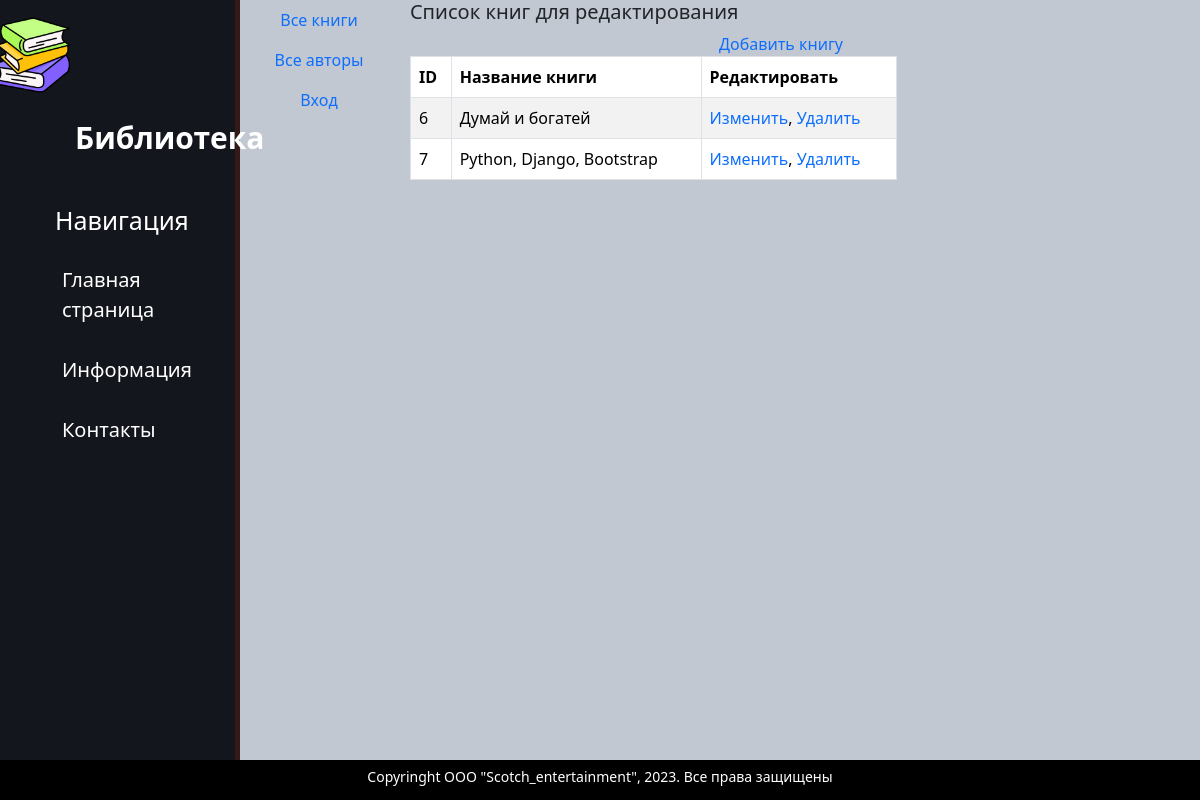
The page /edit_books/ on the database as committed earlier.
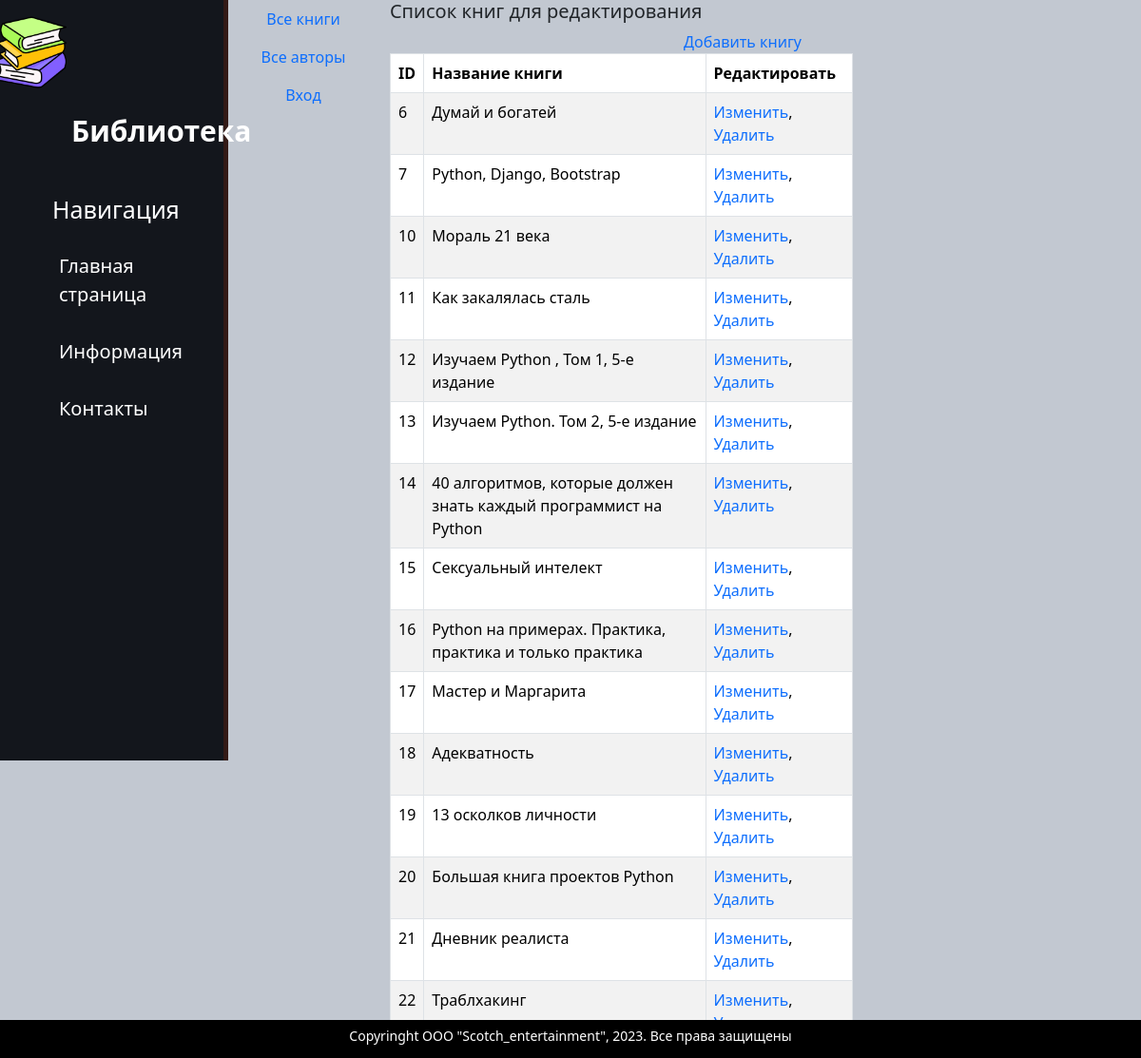
The same page on the database as committed later.
### catalog/models.py (models this page shows, shortened)
class Book(models.Model):
    title = models.CharField(max_length=200,
                             help_text="Введите название книги",
                             verbose_name="Название книги")
    genre = models.ForeignKey('Genre',
                              on_delete=models.CASCADE,
                              help_text="Выберите жанр для книги",
                              verbose_name="Жанр книги", null=True)
    language = models.ForeignKey('Language',
                                 on_delete=models.CASCADE,
                                 help_text="Выберите язык книги",
                                 verbose_name="Язык книги", null=True)
    publisher = models.ForeignKey('Publisher',
                                  on_delete=models.CASCADE,
                                  help_text="Выберите издательство",
                                  verbose_name="Издательство", null=True)
    year = models.CharField(max_length=4,
                            help_text="Введите год издания",
                            verbose_name="Год издания")
    author = models.ManyToManyField('Author',
                                    help_text="Выберите автора (авторов",
                                    verbose_name="Автор (авторы) книги")
    summary = models.TextField(max_length=1000,
                               help_text="Введите краткое описание книги",
                               verbose_name="Аннотация книги")
    isbn = models.CharField(max_length=13,
                            help_text="Должно содержать 13 символов",
                            verbose_name="ISBN книги")
    price = models.DecimalField(decimal_places=2, max_digits=7,
                                help_text="Введите цену книги",
                                verbose_name="Цена (руб.)")
    photo = models.ImageField(upload_to='images',
                              help_text="Введите изображение обложки",
                              verbose_name="Изображение обложки")
    def display_author(self):
        return ', '.join([author.last_name for author in self.author.all()])
    display_author.short_description = "Авторы"

### catalog/views.py (the view)
# urls.py: path('edit_books/', views.edit_books, name='edit_books'),
def edit_books(request):
    book = Book.objects.all()
    context = {'book': book}
    return render(request, "catalog/edit_books.html", context)

### templates/catalog/edit_books.html (shortened to what this page needs)
{% extends "catalog/base.html" %}
{% block content %}
<div class="row text-start text-#19b7e3 lh-2">
    <h5>Список книг для редактирования</h5>
</div>
  <div class="row">
      <a href="{% url 'book_create' %}">Добавить книгу</a>
    <div class="col-8">
      <table class="table table-striped table-bordered text-start">
        <thead>
          <tr>
            <th>ID</th>
            <th>Название книги</th>
            <th>Редактировать</th>
          </tr>
        </thead>
        <tbody>
          {% if book %}
            {% for book in book.all %}
              <tr>
                <td>{{ book.id }}</td>
                <td>{{ book.title }}</td>
                <td><a href="/book/update/{{ book.id}}">Изменить</a>,
                    <a href="/book/delete/{{ book.id }}">Удалить</a></td>
              </tr>
            {% endfor %}
          {% else %}
            <p>В базе данных нет книг</p>
          {% endif %}
        </tbody>
      </table>
    </div>
    <div class="col-2"></div>
  </div>
{% endblock %}

Rows that differ between the two databases and show on the page:
added Book: id "10", title "Мораль 21 века"
added Book: id "11", title "Как закалялась сталь"
added Book: id "12", title "Изучаем Python , Том 1, 5-е издание"
added Book: id "13", title "Изучаем Python. Том 2, 5-е издание"
added Book: id "14", title "40 алгоритмов, которые должен знать каждый программист на Python"
added Book: id "15", title "Сексуальный интелект"
added Book: id "16", title "Python на примерах. Практика, практика и только практика"
added Book: id "17", title "Мастер и Маргарита"
added Book: id "18", title "Адекватность"
added Book: id "19", title "13 осколков личности"
added Book: id "20", title "Большая книга проектов Python"
added Book: id "21", title "Дневник реалиста"
added Book: id "22", title "Траблхакинг"
